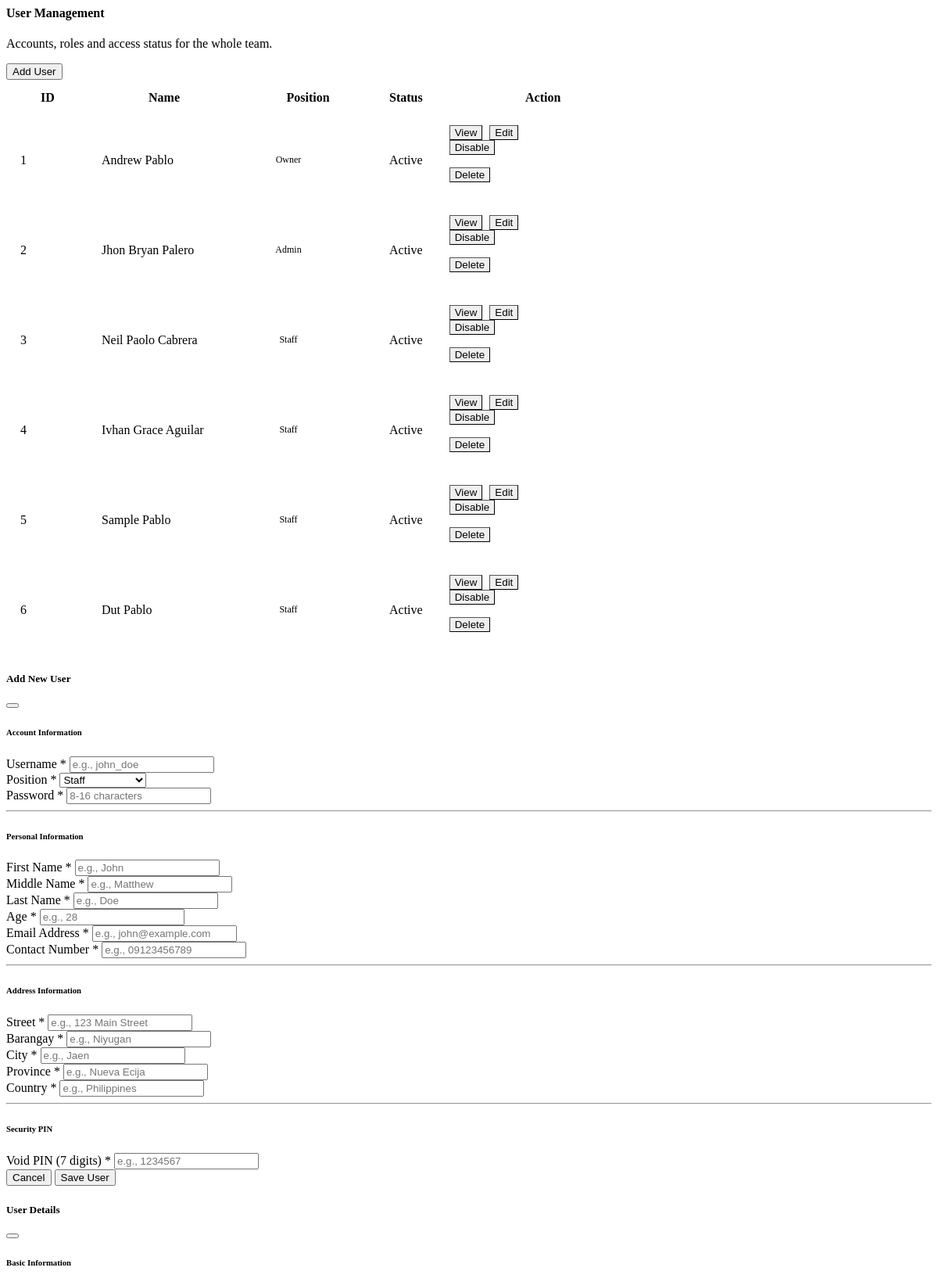
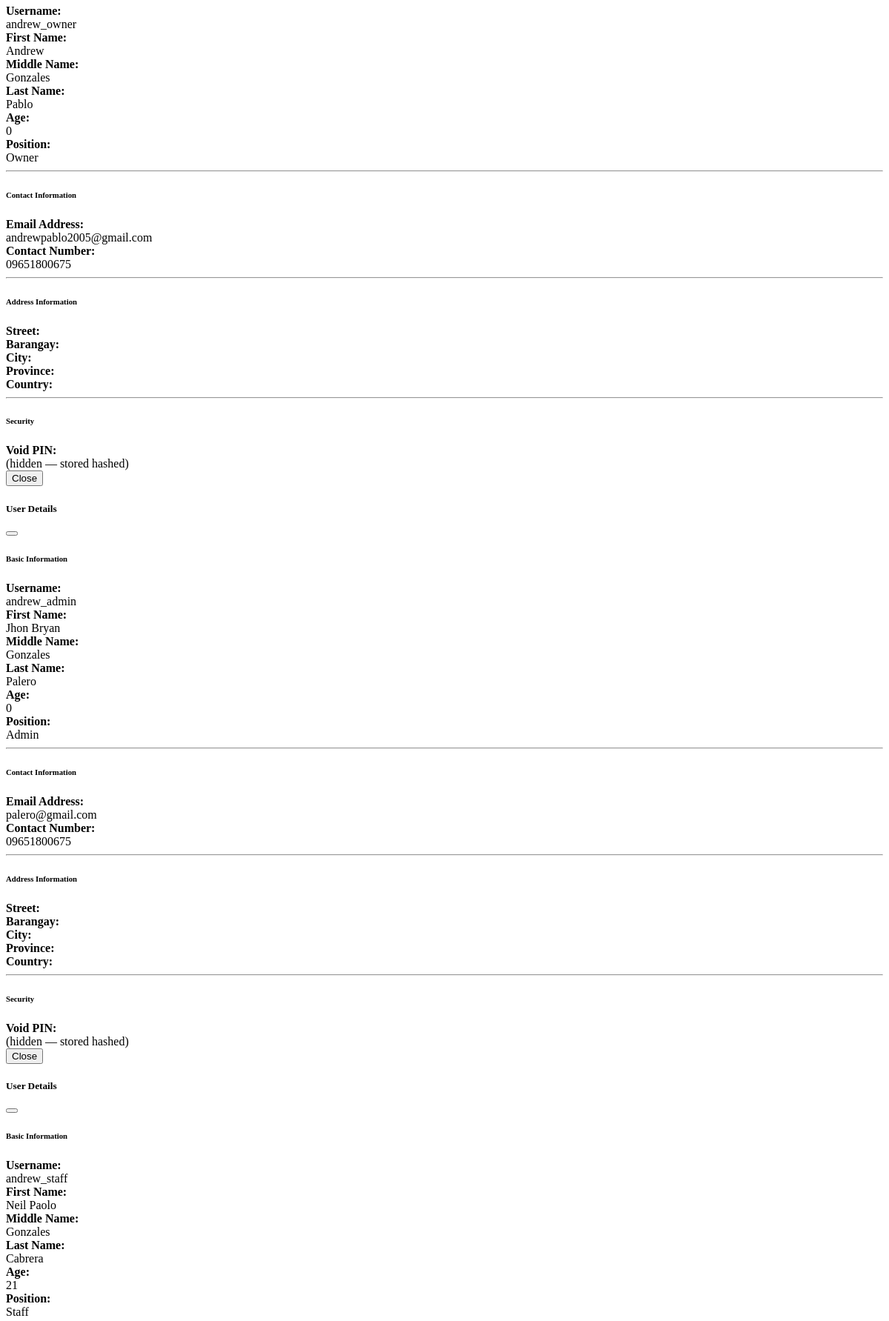
Page /reusablepage/usermanagement.php (signed in, upper part) on the committed database (2 pictures, top to bottom).
### tables this page shows
CREATE TABLE `users_info` (
  `id` int(11) NOT NULL,
  `user_id` int(11) DEFAULT NULL,
  `firstname` varchar(255) NOT NULL,
  `middlename` varchar(255) NOT NULL,
  `lastname` varchar(255) NOT NULL,
  `age` int(11) NOT NULL,
  `street` varchar(155) NOT NULL,
  `barangay` varchar(155) NOT NULL,
  `city` varchar(155) NOT NULL,
  `province` varchar(155) NOT NULL,
  `country` varchar(155) NOT NULL,
  `email` varchar(155) NOT NULL,
  `contactnumber` varchar(11) NOT NULL
);

CREATE TABLE `users` (
  `id` int(11) NOT NULL,
  `username` varchar(155) NOT NULL,
  `password` varchar(255) NOT NULL,
  `void_password` varchar(255) DEFAULT NULL,
  `position` varchar(20) DEFAULT NULL,
  `failed_attempts` int(11) DEFAULT 0,
  `last_attempt` timestamp NULL DEFAULT NULL,
  `status` enum('active','disabled') NOT NULL DEFAULT 'active'
);

### conn/basepath.php (called while the page is built, shortened)
<?php
if (!function_exists('mmbpos_base_path')) {
    function mmbpos_base_path(): string
    {
        static $base = null;
        $sn = str_replace('\\', '/', (string)($_SERVER['SCRIPT_NAME'] ?? '/index.php'));
        $dir = rtrim(str_replace('\\', '/', dirname($sn)), '/');
        if (preg_match('#^(.*)/(ownerpage|adminpage|staffpos|login_logout_page|reusablepage|function|conn)$#', $dir, $m)) {
            $base = rtrim(str_replace('\\', '/', $m[1]), '/');
        } else {
            $base = $dir;
        }
        return $base;
    }
}

### function/usermanagement.php (called while the page is built, shortened)
<?php
class UserManagement
{
    private $con;
    public function __construct($db)
    {
        $this->con = $db;
    }
    public function getAllUsers(): array
    {
        return $this->con
            ->query("SELECT u.*, ui.* FROM users u
                     LEFT JOIN users_info ui ON u.id = ui.user_id")
            ->fetchAll();
    }
}

### reusablepage/usermanagement.php (the view, shortened to what this page needs)
<?php
require_once __DIR__ . "/../conn/basepath.php";
require_once __DIR__ . "/../conn/database.php";
require_once __DIR__ . "/../function/usermanagement.php";
$usersmanagement = new UserManagement($db);
$users = $usersmanagement->getAllUsers();
?>
<link rel="stylesheet" href="<?= mmbpos_base_path() ?>/css/table.css">
<div>
    <div class="card">
        <div class="card-body p-4">
            <div class="page-head">
                <div>
                    <h4>User Management</h4>
                    <p class="page-sub">Accounts, roles and access status for the whole team.</p>
                </div>
                <button class="btn btn-primary btn-sm" data-bs-toggle="modal" data-bs-target="#adduser">
                    <i class="fas fa-plus me-1"></i>Add User
                </button>
            </div>
            <div class="table-responsive">
                <table class="table table-striped table-hover align-middle w-100 myTable userstable">
                    <thead class="table-dark">
                        <tr>
                            <th class="col-id">ID</th>
                            <th class="col-name">Name</th>
                            <th class="col-position">Position</th>
                            <th>Status</th>
                            <th class="col-action text-center">Action</th>
                        </tr>
                    </thead>
                    <tbody>
                        <?php foreach ($users as $u): ?>
                            <tr>
                                <td class="col-id"><?= htmlspecialchars((string)($u['id']), ENT_QUOTES, 'UTF-8') ?></td>
                                <td class="col-name"><?= ($u['firstname']), " ", ($u['lastname']) ?></td>
                                <td class="col-position">
                                    <?php
                                    $pos = $u['position'];
                                    if ($pos === 'Admin') {
                                        $badgeClass = 'badge-soft-danger';
                                    } elseif ($pos === 'Owner') {
                                        $badgeClass = 'badge-soft-dark';
                                    } elseif ($pos === 'Staff') {
                                        $badgeClass = 'badge-soft-info';
                                    } else {
                                        $badgeClass = 'badge-soft-warning';
                                    }
                                    ?>
                                    <span class="badge <?= $badgeClass ?> badge-uniform">
                                        <?= htmlspecialchars($pos) ?>
                                    </span>
                                </td>
                                <td>
                                    <?php $isActive = ($u['status'] ?? 'active') === 'active'; ?>
                                    <span class="user-status <?= $isActive ? 'is-active' : 'is-disabled' ?>">
                                        <span class="status-dot"></span><?= $isActive ? 'Active' : 'Disabled' ?>
                                    </span>
                                </td>
                                <td class="col-action text-center ">
                                    <button class="btn btn-info btn-sm" data-bs-toggle="modal"
                                        data-bs-target="#view<?= htmlspecialchars((string)($u['id']), ENT_QUOTES, 'UTF-8') ?>">
                                        View
                                    </button>
                                    <button class="btn btn-primary btn-sm" data-bs-toggle="modal"
                                        data-bs-target="#edit<?= htmlspecialchars((string)($u['id']), ENT_QUOTES, 'UTF-8') ?>">
                                        Edit
                                    </button>
                                    <form method="POST" class="d-inline">
                                        <button type="submit" name="toggleUserStatus" class="btn <?= ($u['status'] ?? 'active') === 'active' ? 'btn-outline-secondary' : 'btn-primary' ?> btn-sm"
                                            data-mmb-confirm="<?= ($u['status'] ?? 'active') === 'active' ? 'Disable' : 'Enable' ?> this account?">
                                            <?= ($u['status'] ?? 'active') === 'active' ? 'Disable' : 'Enable' ?>
                                        </button>
                                    </form>
                                    <form method="POST" class="d-inline">
                                        <button type="submit" name="deleteUser" class="btn btn-danger btn-sm"
                                            data-mmb-confirm="Delete this user? This cannot be undone." data-mmb-ok="Yes, delete">
                                            Delete
                                        </button>
                                    </form>
                                </td>
                            </tr>
                        <?php endforeach; ?>
                    </tbody>
                </table>
            </div>
        </div>
    </div>
</div>
<?php include 'addaccount.php'; ?>
<?php include 'viewaccount.php'; ?>

### reusablepage/viewaccount.php (shortened to what this page needs)
<?php
 foreach ($users as $u): ?>
<div class="modal fade" id="view<?= htmlspecialchars((string)($u['id']), ENT_QUOTES, 'UTF-8') ?>" tabindex="-1">
    <div class="modal-dialog modal-lg">
        <div class="modal-content">
            <div class="modal-header">
                <h5 class="modal-title"><span class="modal-head-icon"><i class="fas fa-id-badge"></i></span> User Details</h5>
                <button type="button" class="btn-close" data-bs-dismiss="modal"></button>
            </div>
            <div class="modal-body">
                <h6 class="mb-3 text-secondary fw-bold">
                    Basic Information
                </h6>
                <div class="row">
                    <div class="col-md-4 mb-2">
                        <strong>Username:</strong><br>
                        <?= htmlspecialchars((string)($u['username']), ENT_QUOTES, 'UTF-8') ?>
                    </div>
                    <div class="col-md-4 mb-2">
                        <strong>First Name:</strong><br>
                        <?= htmlspecialchars((string)($u['firstname']), ENT_QUOTES, 'UTF-8') ?>
                    </div>
                    <div class="col-md-4 mb-2">
                        <strong>Middle Name:</strong><br>
                        <?= htmlspecialchars((string)($u['middlename']), ENT_QUOTES, 'UTF-8') ?>
                    </div>
                    <div class="col-md-4 mb-2">
                        <strong>Last Name:</strong><br>
                        <?= htmlspecialchars((string)($u['lastname']), ENT_QUOTES, 'UTF-8') ?>
                    </div>
                    <div class="col-md-4 mb-2">
                        <strong>Age:</strong><br>
                        <?= htmlspecialchars((string)($u['age']), ENT_QUOTES, 'UTF-8') ?>
                    </div>
                    <div class="col-md-4 mb-2">
                        <strong>Position:</strong><br>
                        <?= htmlspecialchars((string)($u['position']), ENT_QUOTES, 'UTF-8') ?>
                    </div>
                </div>
                <hr class="my-4">
                <h6 class="mb-3 text-secondary fw-bold">
                    Contact Information
                </h6>
                <div class="row">
                    <div class="col-md-6 mb-2">
                        <strong>Email Address:</strong><br>
                        <?= htmlspecialchars((string)($u['email']), ENT_QUOTES, 'UTF-8') ?>
                    </div>
                    <div class="col-md-6 mb-2">
                        <strong>Contact Number:</strong><br>
                        <?= htmlspecialchars((string)($u['contactnumber']), ENT_QUOTES, 'UTF-8') ?>
                    </div>
                </div>
                <hr class="my-4">
                <h6 class="mb-3 text-secondary fw-bold">
                    Address Information
                </h6>
                <div class="row">
                    <div class="col-md-4 mb-2">
                        <strong>Street:</strong><br>
                    </div>
                    <div class="col-md-4 mb-2">
                        <strong>Barangay:</strong><br>
                    </div>
                    <div class="col-md-4 mb-2">
                        <strong>City:</strong><br>
                    </div>
                    <div class="col-md-4 mb-2">
                        <strong>Province:</strong><br>
                    </div>
                    <div class="col-md-4 mb-2">
                        <strong>Country:</strong><br>
                    </div>
                </div>
                <hr class="my-4">
                <h6 class="mb-3 text-secondary fw-bold">
                    Security
                </h6>
                <div class="row">
                    <div class="col-md-4 mb-2">
                        <strong>Void PIN:</strong><br>
                        <span class="text-muted">(hidden — stored hashed)</span>
                    </div>
                </div>
            </div>
            <div class="modal-footer">
                <button
                    type="button"
                    class="btn btn-secondary"
                    data-bs-dismiss="modal">
                    Close
                </button>
            </div>
        </div>
    </div>
</div>
<?php endforeach; ?>

### css/table.css (style rules this page uses)
.myTable td, .myTable th { padding: 12px 16px; }
.col-id { width: 70px; }
.col-name { min-width: 160px; }
.col-position { min-width: 140px; }
.col-action { min-width: 240px; }
.col-action .btn { margin-right: 5px; }
.myTable tbody tr { height: 60px; }
.badge-uniform { display: inline-flex; align-items: center; justify-content: center; min-width: 90px; height: 28px; font-size: 12px; padding: 0; }
.modal .modal-content { transition: none; }
.userstable .btn, .userstable .btn:hover, .userstable .btn:focus, .userstable .btn:active { transform: none !important; transition: none !important; outline: none !important; box-shadow: none !important; border-width: 1px !important; }

### rows in the picture
users_info: id "1", firstname "Andrew", lastname "Pablo", user.position "Owner", user.username "andrew_owner", middlename "Gonzales", age "0", email "andrewpablo2005@gmail.com", contactnumber "09651800675"
users_info: id "2", firstname "Jhon Bryan", lastname "Palero", user.position "Admin", user.username "andrew_admin", middlename "Gonzales", age "0", email "palero@gmail.com", contactnumber "09651800675"
users_info: id "3", firstname "Neil Paolo", lastname "Cabrera", user.position "Staff", user.username "andrew_staff", middlename "Gonzales", age "21"
users_info: id "4", firstname "Ivhan Grace", lastname "Aguilar", user.position "Staff"
users_info: id "5", firstname "Sample", lastname "Pablo", user.position "Staff"
users_info: id "6", firstname "Dut", lastname "Pablo", user.position "Staff"
